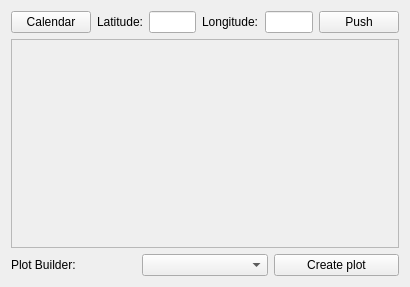
<?xml version="1.0" encoding="UTF-8"?>
<ui version="4.0">
 <class>Form</class>
 <widget class="QWidget" name="Form">
  <property name="geometry">
   <rect>
    <x>0</x>
    <y>0</y>
    <width>410</width>
    <height>287</height>
   </rect>
  </property>
  <property name="sizePolicy">
   <sizepolicy hsizetype="MinimumExpanding" vsizetype="MinimumExpanding">
    <horstretch>0</horstretch>
    <verstretch>0</verstretch>
   </sizepolicy>
  </property>
  <property name="minimumSize">
   <size>
    <width>410</width>
    <height>287</height>
   </size>
  </property>
  <property name="windowTitle">
   <string>Form</string>
  </property>
  <layout class="QVBoxLayout" name="verticalLayout_2">
   <item>
    <layout class="QHBoxLayout" name="horizontalLayout">
     <item>
      <widget class="QPushButton" name="pushButton_2">
       <property name="text">
        <string>Calendar</string>
       </property>
      </widget>
     </item>
     <item>
      <widget class="QLabel" name="label">
       <property name="text">
        <string>Latitude:</string>
       </property>
      </widget>
     </item>
     <item>
      <widget class="QLineEdit" name="lineEdit"/>
     </item>
     <item>
      <widget class="QLabel" name="label_2">
       <property name="text">
        <string>Longitude:</string>
       </property>
      </widget>
     </item>
     <item>
      <widget class="QLineEdit" name="lineEdit_2"/>
     </item>
     <item>
      <widget class="QPushButton" name="pushButton">
       <property name="text">
        <string>Push</string>
       </property>
      </widget>
     </item>
    </layout>
   </item>
   <item>
    <widget class="QScrollArea" name="scrollArea">
     <property name="widgetResizable">
      <bool>true</bool>
     </property>
     <widget class="QWidget" name="scrollAreaWidgetContents">
      <property name="geometry">
       <rect>
        <x>0</x>
        <y>0</y>
        <width>390</width>
        <height>205</height>
       </rect>
      </property>
     </widget>
    </widget>
   </item>
   <item>
    <layout class="QHBoxLayout" name="horizontalLayout_2">
     <item>
      <widget class="QLabel" name="label_3">
       <property name="text">
        <string>Plot Builder:</string>
       </property>
      </widget>
     </item>
     <item>
      <widget class="QComboBox" name="comboBox"/>
     </item>
     <item>
      <widget class="QPushButton" name="pushButton_3">
       <property name="text">
        <string>Create plot</string>
       </property>
      </widget>
     </item>
    </layout>
   </item>
  </layout>
 </widget>
 <resources/>
 <connections/>
</ui>
